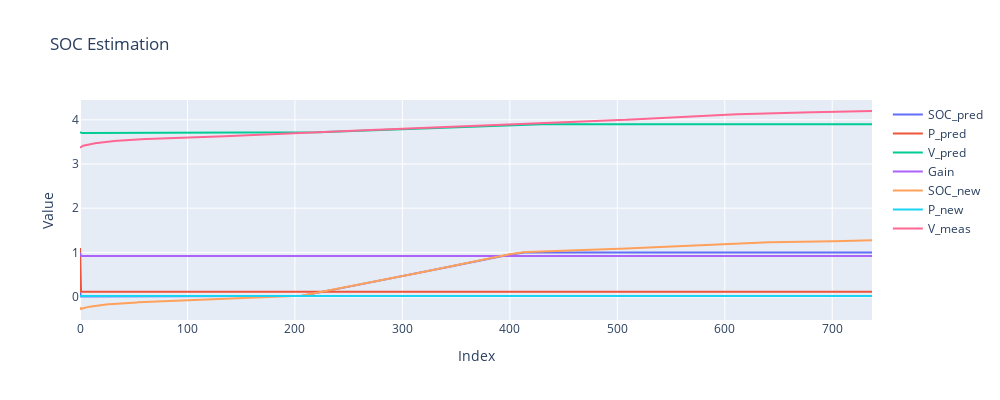

Notebook code cell kept with this figure:
### Markdown cell above
Let's further breakdown the determination of these estimates by tracking and visualizing core components throughout the processs:

### Code cell
others_to_plot = []
for k,v in soc_by_linKF["other"].items():
    try:
        v = [arr.item() for arr in v]
    except: pass
    others_to_plot.append({"label":k, "data":v})
create_single_fig_line_plot(others_to_plot[1:], others_to_plot[0], "SOC Estimation")

### Figure 1 — Plotly figure (JSON) as saved in the notebook; plotly's stock layout.template omitted (floating-point values rounded to 4 significant figures; data arrays with more than 128 entries replaced by an {"elided": "..."} marker saying what was removed)
{"data": [{"mode": "lines", "name": "SOC_pred", "type": "scatter", "x": {"elided": "738 int values"}, "y": {"elided": "738 float values"}}, {"mode": "lines", "name": "P_pred", "type": "scatter", "x": {"elided": "738 int values"}, "y": {"elided": "738 float values"}}, {"mode": "lines", "name": "V_pred", "type": "scatter", "x": {"elided": "738 int values"}, "y": {"elided": "738 float values"}}, {"mode": "lines", "name": "Gain", "type": "scatter", "x": {"elided": "738 int values"}, "y": {"elided": "738 float values"}}, {"mode": "lines", "name": "SOC_new", "type": "scatter", "x": {"elided": "738 int values"}, "y": {"elided": "738 float values"}}, {"mode": "lines", "name": "P_new", "type": "scatter", "x": {"elided": "738 int values"}, "y": {"elided": "738 float values"}}, {"mode": "lines", "name": "V_meas", "type": "scatter", "x": {"elided": "738 int values"}, "y": {"elided": "738 float values"}}], "layout": {"height": 400, "showlegend": true, "title": {"text": "SOC Estimation"}, "width": 1000, "xaxis": {"title": {"text": "Index"}}, "yaxis": {"title": {"text": "Value"}}}}
